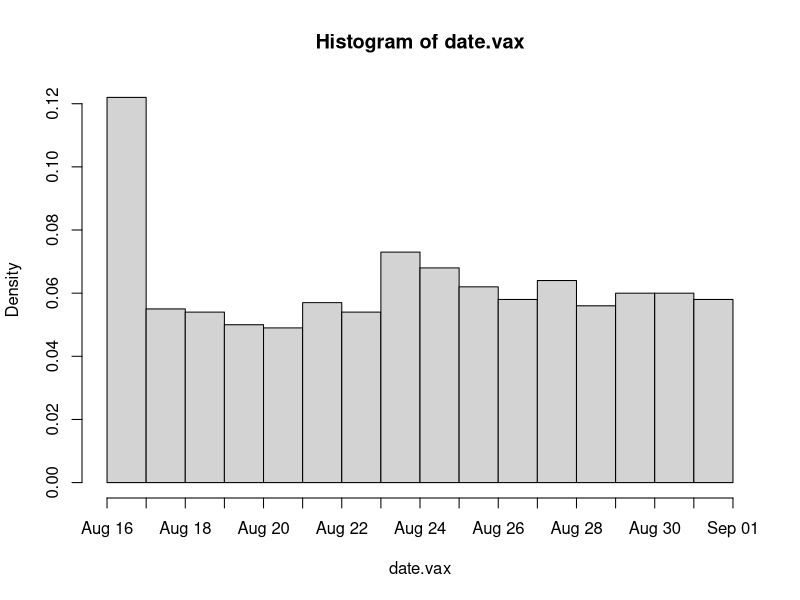
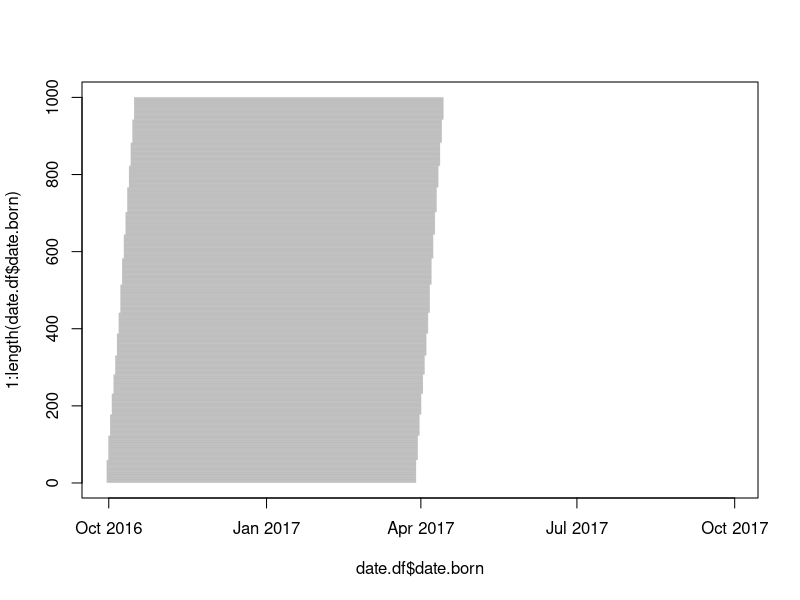
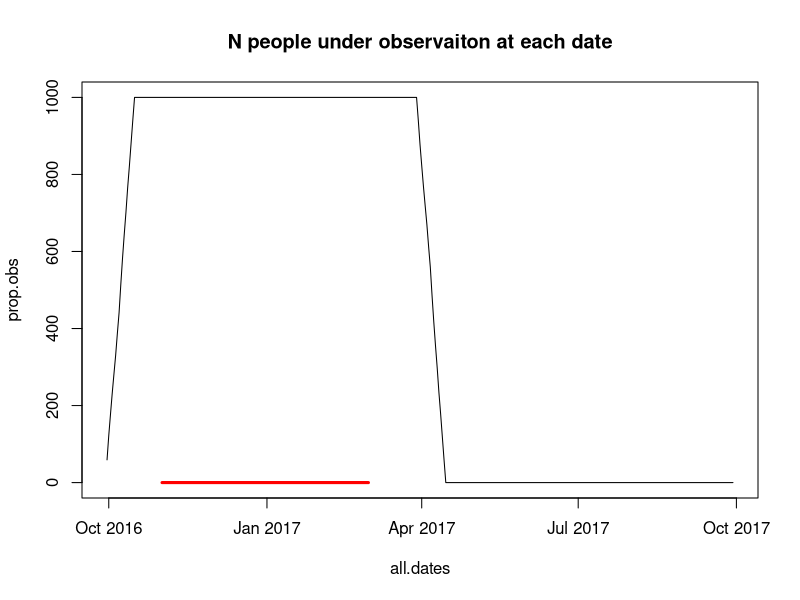

Generate these figures, in order, with R:


start.vax.date <- as.Date('2016-08-15')
end.vax.date <- as.Date('2016-09-01')
length.vax.period <- as.numeric(end.vax.date - start.vax.date)

date.vax <- start.vax.date + 
  sample(c(1:length.vax.period), size=1000, replace=T ) 

hist(date.vax, breaks=20)

date.born <- date.vax + 45

follow.period.end <- date.born +180

date.df <- cbind.data.frame(date.born,follow.period.end)
date.df <- date.df[order(date.df$date.born),]
plot(y=1:length(date.df$date.born), x=date.df$date.born , col='white', xlim=c(min(date.df$date.born), min(date.df$date.born)+365 ))
arrows(x0=date.df$date.born, x1=date.df$follow.period.end, 
       y0=1:length(date.df$date.born), 
       length=0,
       col=rgb(0,0,0,alpha=0.1))

#to look at density, need to create a matrix with every day * N participants
all.dates <- seq.Date(from=min(date.born), length.out = 365, by='day')

mat1 <- matrix(0,nrow=nrow(date.df), ncol=365)

for(i in 1: nrow(mat1)){
  mat1[i,] <- all.dates >= date.df$date.born[i] & all.dates <= date.df$follow.period.end[i]
}
prop.obs <- apply(mat1,2,sum)

plot(all.dates,prop.obs, type='l', main='N people under observaiton at each date')
arrows(x0=as.Date('2016-11-01'), x1=as.Date('2017-03-01'), y0=0, col='red', lwd=3, length=0)
